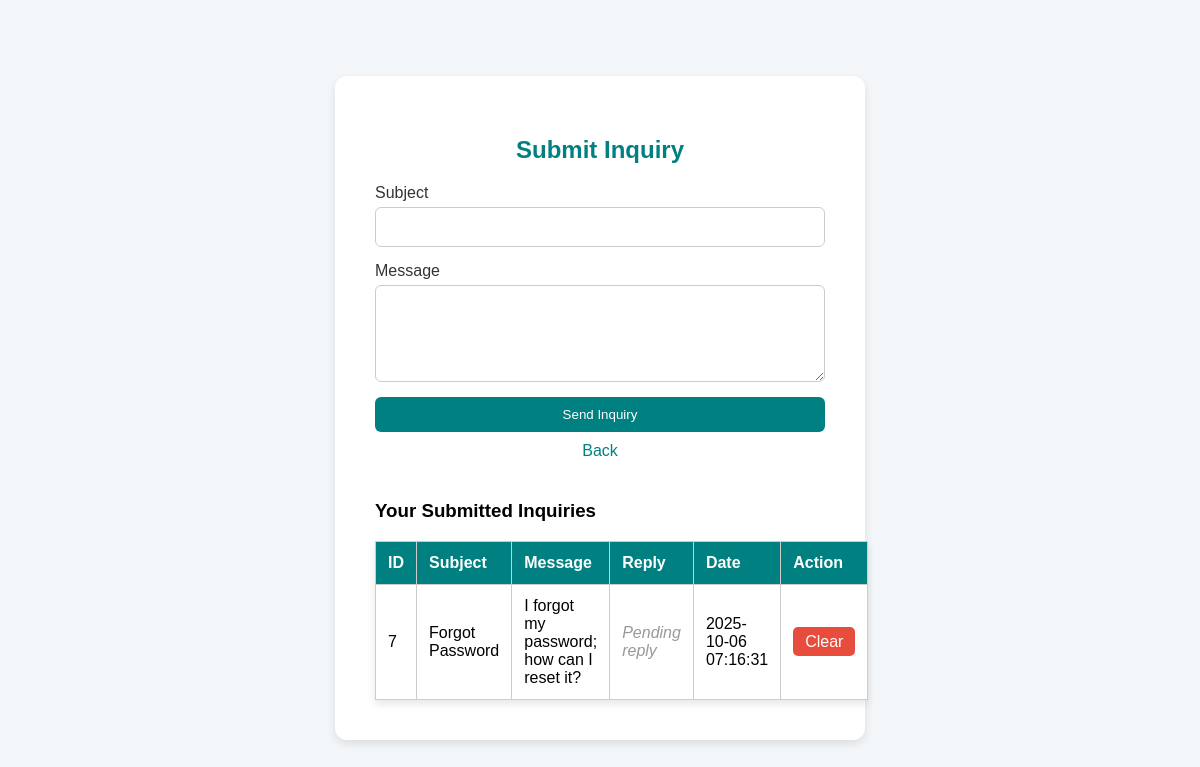
The page /student/inquiry.php (signed in) on the database its author committed.
### tables this page shows
CREATE TABLE `inquiries` (
  `inquiry_id` int(11) NOT NULL,
  `user_id` int(11) NOT NULL,
  `subject` varchar(255) NOT NULL,
  `message` text NOT NULL,
  `reply` text NOT NULL,
  `created_at` timestamp NOT NULL DEFAULT current_timestamp()
);

### student/inquiry.php (the view, shortened to what this page needs)
<?php
include('../includes/connect.php');
$user_id = $_SESSION['user_id'];
$query = "SELECT inquiry_id, subject, message, reply, created_at
          FROM inquiries
          WHERE user_id = ?
          ORDER BY created_at DESC";
$stmt = $conn->prepare($query);
$stmt->bind_param("i", $user_id);
$stmt->execute();
$result = $stmt->get_result();
?>
<!DOCTYPE html>
<html lang="en">
<head>
  <link rel="stylesheet" href="../css/inquiry.css">
</head>
<body>
  <div class="inquiry-container">
    <h2>Submit Inquiry</h2>
    <form method="POST">
      <label>Subject</label>
      <input type="text" name="subject" required>
      <label>Message</label>
      <textarea name="message" rows="5" required></textarea>
      <button type="submit" class="btn-submit">Send Inquiry</button>
      <a href="student_dashboard.php" class="btn-back">Back</a>
    </form>
    <div class="inquiry-list">
      <h3>Your Submitted Inquiries</h3>
      <?php if ($result->num_rows > 0) { ?>
        <table>
          <thead>
            <tr>
              <th>ID</th>
              <th>Subject</th>
              <th>Message</th>
              <th>Reply</th>
              <th>Date</th>
              <th>Action</th>
            </tr>
          </thead>
          <tbody>
            <?php while ($row = $result->fetch_assoc()) { ?>
              <tr>
                <td><?php echo htmlspecialchars($row['inquiry_id']); ?></td>
                <td><?php echo htmlspecialchars($row['subject']); ?></td>
                <td><?php echo htmlspecialchars($row['message']); ?></td>
                <td>
                  <?php if (!empty($row['reply'])) { ?>
                    <span class="reply-received"><?php echo htmlspecialchars($row['reply']); ?></span>
                  <?php } else { ?>
                    <span class="reply-pending">Pending reply</span>
                  <?php } ?>
                </td>
                <td><?php echo htmlspecialchars($row['created_at']); ?></td>
                <td>
                  <a href="?delete_id=<?php echo $row['inquiry_id']; ?>"
                     class="btn-delete"
                     onclick="return confirm('Are you sure you want to delete this inquiry?');">
                    Clear
                  </a>
                </td>
              </tr>
            <?php } ?>
          </tbody>
        </table>
      <?php } else { ?>
        <p style="text-align:center;">You haven't submitted any inquiries yet.</p>
      <?php } ?>
    </div>
  </div>
</body>
</html>

### css/inquiry.css (style rules this page uses)
body { font-family: 'Poppins', sans-serif; background: #f4f7f9; display: flex; justify-content: center; align-items: center; height: 100vh; }
.inquiry-container { background: white; padding: 40px; border-radius: 12px; box-shadow: 0 4px 10px rgba(0,0,0,0.1); width: 450px; }
.inquiry-container h2 { text-align: center; color: #008080; margin-bottom: 20px; }
form { display: flex; flex-direction: column; }
label { margin-bottom: 5px; color: #333; font-weight: 500; }
input, textarea { margin-bottom: 15px; padding: 10px; border-radius: 6px; border: 1px solid #ccc; font-size: 1em; }
.btn-submit { background: #008080; color: white; border: none; padding: 10px; border-radius: 6px; cursor: pointer; transition: 0.3s; }
.btn-back { display: inline-block; text-align: center; margin-top: 10px; color: #008080; text-decoration: none; }
.inquiry-list { margin-top: 40px; }
table { width: 100%; border-collapse: collapse; margin-top: 10px; box-shadow: 0 4px 8px rgba(0,0,0,0.1); }
th, td { padding: 12px; border: 1px solid #ccc; text-align: left; }
th { background: #008080; color: white; }
td { background: #fff; }
.reply-pending { color: #999; font-style: italic; }
.btn-delete { background-color: #e74c3c; color: white; border: none; padding: 6px 12px; border-radius: 5px; cursor: pointer; text-decoration: none; transition: background 0.3s; }

### rows shown on the page
inquiries: inquiry_id "7", subject "Forgot Password", message "I forgot my password; how can I reset it?", reply "Pending reply", created_at "2025-10-06 07:16:31"
